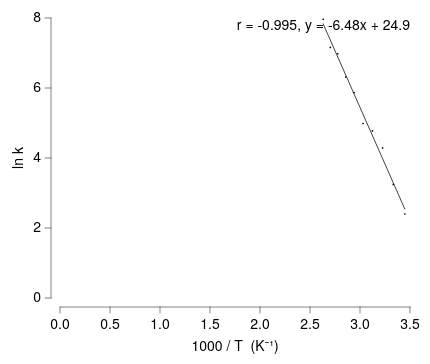

The Vega-Lite source for this figure:
### Vega-Lite specification from a JSON file in a GitHub repository (floating-point values rounded to 4 significant figures)
{"background": null, "config": {"arc": {"fill": "#DBDBDB", "fillOpacity": 1.0, "innerRadius": 35.0, "padAngle": 0.03, "stroke": "black", "strokeOpacity": 1, "strokeWidth": 0.25}, "area": {"fill": "#DBDBDB", "fillOpacity": 1.0, "stroke": "black", "strokeOpacity": 1, "strokeWidth": 0.25}, "axis": {"domain": true, "domainCap": "round", "domainColor": "black", "domainWidth": 0.25, "grid": false, "gridCap": "round", "gridColor": "#F1F1F1", "gridDash": [0, 0], "gridOpacity": 1.0, "gridWidth": 0.25, "labelColor": "black", "labelFont": "Helvetica Neue", "labelFontSize": 7, "labelFontStyle": "normal", "labelFontWeight": 400, "offset": 4.5, "ticks": true, "tickCap": "round", "tickColor": "black", "tickRound": false, "tickSize": 3, "tickWidth": 0.25, "titleColor": "black", "titleFont": "Helvetica Neue", "titleFontSize": 7, "titleFontStyle": "normal", "titleFontWeight": 400}, "axisX": {"domain": true, "labelAlign": "center", "labelAngle": 0, "labels": true, "ticks": true, "translate": 0}, "axisY": {"domain": true, "labelAlign": "right", "labelAngle": 0, "labels": true, "ticks": true, "translate": 0}, "axisRight": {"domain": true, "labelAlign": "left", "labelAngle": 0, "labels": true, "ticks": true, "translate": 0}, "axisTop": {"domain": true, "labelAlign": "center", "labelAngle": 0, "labels": true, "ticks": true, "translate": 0}, "axisBand": {"tickOffset": 0}, "bar": {"fill": "#DBDBDB", "fillOpacity": 1.0, "stroke": "black", "strokeOpacity": 1, "strokeWidth": 0.25}, "boxplot": {"size": 12.6, "ticks": {"cornerRadius": 0.25, "fill": "black", "opacity": 1, "size": 6.3, "thickness": 0.25}, "box": {"fillOpacity": 1.0, "stroke": "black", "strokeOpacity": 1, "strokeWidth": 0.25}, "median": {"cornerRadius": 0, "fill": "black", "fillOpacity": 1.0, "opacity": 1, "size": 12.6, "thickness": 0.25}, "rule": {"fill": "black", "fillOpacity": 1.0, "size": 14.0, "stroke": "black", "strokeDash": [0, 0], "strokeOpacity": 1, "strokeWidth": 0.25}, "outliers": {"color": "black", "fill": "black", "fillOpacity": 1.0, "size": 0, "stroke": "black", "strokeOpacity": 1, "strokeWidth": 0.25}}, "circle": {"fill": "black", "fillOpacity": 1.0, "size": 0.7, "stroke": null, "strokeOpacity": 1, "strokeWidth": 0.25}, "errorband": {"band": {"fillOpacity": 0.6, "stroke": null, "strokeWidth": 0.25, "strokeOpacity": 1}, "borders": {"opacity": 0, "strokeOpacity": 0.25, "strokeWidth": 1}}, "errorbar": {"opacity": 1, "rule": {"strokeDash": [0, 0], "strokeWidth": 0.25}, "ticks": {"color": "black", "cornerRadius": 0.125, "opacity": 1, "size": 8.4, "thickness": 0.25}, "thickness": 0.25}, "font": "Helvetica Neue", "geoshape": {"fill": "#DBDBDB", "fillOpacity": 1.0, "stroke": "black", "strokeOpacity": 1, "strokeWidth": 0.25}, "header": {"labelColor": "black", "labelFont": "Helvetica Neue", "labelFontSize": 7, "labelFontStyle": "normal", "labelFontWeight": 400, "titleColor": "black", "titleFont": "Helvetica Neue", "titleFontSize": 7, "titleFontStyle": "normal", "titleFontWeight": 400, "titlePadding": 0}, "legend": {"disable": false, "offset": 4.5, "titlePadding": 4, "labelOffset": 2, "gradientLabelOffset": 2, "gradientLength": 70.0, "gradientThickness": 7.0, "gradientOpacity": 1.0, "gradientStrokeColor": "black", "gradientStrokeWidth": 0.25, "labelColor": "black", "labelFont": "Helvetica Neue", "labelFontSize": 7, "labelFontStyle": "normal", "labelFontWeight": 400, "strokeColor": "black", "strokeWidth": 0, "symbolSize": 42, "symbolStrokeColor": "black", "symbolStrokeWidth": 0.25, "titleColor": "black", "titleFont": "Helvetica Neue", "titleFontSize": 7, "titleFontStyle": "normal", "titleFontWeight": 400}, "line": {"color": "black", "stroke": "black", "strokeCap": "round", "strokeDash": [0, 0], "strokeOpacity": 1, "strokeWidth": 0.375}, "point": {"filled": true, "fill": "#DBDBDB", "fillOpacity": 1.0, "size": 7.0, "stroke": "black", "strokeOpacity": 1, "strokeWidth": 0.25}, "range": {"category": ["#C6D9F1", "#F1C9CB", "#FEF0B9", "#CEE37A", "#7AA8E0", "#E589A3", "#FDDD5D", "#68B961", "#4177B1", "#C35082", "#E5C227", "#438156"], "diverging": {"scheme": ["#C35082", "#CE6D94", "#D989A7", "#E2A4BA", "#EABFCE", "#F1DBE2", "#F6F6F6", "#D7E0EB", "#B9CBE0", "#9BB6D5", "#7DA1C9", "#5F8CBD", "#4177B1"]}, "heatmap": {"scheme": ["#32022B", "#43044D", "#4C196E", "#4D338C", "#484DA6", "#3A68BB", "#1D83CA", "#1D9CCB", "#23B5C9", "#28CDC5", "#4DE0B4", "#91EE9F"]}, "ordinal": {"scheme": ["#F1F1F1", "#DBDBDB", "#C6C6C6", "#B2B2B2", "#9D9D9D", "#898989", "#767676", "#636363", "#515151", "#404040", "#2F2F2F", "#1F1F1F"]}, "ramp": {"scheme": ["#32022B", "#43044D", "#4C196E", "#4D338C", "#484DA6", "#3A68BB", "#1D83CA", "#1D9CCB", "#23B5C9", "#28CDC5", "#4DE0B4", "#91EE9F"]}}, "rule": {"color": "black", "stroke": "black", "strokeCap": "round", "strokeDash": [2, 2], "strokeOpacity": 1, "strokeWidth": 0.25}, "scale": {"bandPaddingInner": 0.1, "bandPaddingOuter": 0.1, "round": false}, "rect": {"fill": "#DBDBDB", "fillOpacity": 1.0, "stroke": "black", "strokeOpacity": 1, "strokeWidth": 0.25}, "square": {"fill": "#DBDBDB", "fillOpacity": 1.0, "size": 14.0, "stroke": "black", "strokeOpacity": 1, "strokeWidth": 0.25}, "text": {"color": "black", "font": "Helvetica Neue", "fontSize": 7, "fontStyle": "normal", "fontWeight": 400}, "tick": {"color": "black", "cornerRadius": 0.125, "opacity": 1.0, "size": 12.6, "thickness": 0.25}, "title": {"anchor": "middle", "frame": "group", "color": "black", "font": "Helvetica Neue", "fontSize": 7, "fontStyle": "normal", "fontWeight": 400, "subtitleColor": "black", "subtitleFont": "Helvetica Neue", "subtitleFontSize": "Helvetica Neue", "subtitleFontStyle": "normal", "subtitleFontWeight": 400}, "trail": {"color": "black", "opacity": 1, "size": 0.375}, "view": {"continuousWidth": 175, "continuousHeight": 140, "discreteWidth": 175, "discreteHeight": 140, "fill": null, "stroke": null, "strokeWidth": 0.25}}, "layer": [{"data": {"name": "data-c32a1ee410d1b82f5cce1af1e2d18c52"}, "mark": {"type": "circle"}, "encoding": {"x": {"field": "invT", "title": "1000 / T  (K⁻¹)", "type": "quantitative"}, "y": {"field": "lnk", "title": "ln k", "type": "quantitative"}}}, {"layer": [{"data": {"name": "data-b35be26aee424494ba897db68e6627af"}, "mark": {"type": "line"}, "encoding": {"x": {"field": "invT", "type": "quantitative"}, "y": {"field": "lnk", "type": "quantitative"}}}, {"data": {"values": [{"__dysonsphere__": 1}]}, "mark": {"type": "text", "align": "right", "angle": 0, "baseline": "top", "dx": 0, "dy": 0, "fontSize": 7, "opacity": 1.0}, "encoding": {"text": {"value": "r = -0.995, y = -6.48x + 24.9"}, "x": {"value": 175}, "y": {"value": 0}}}], "name": "__dysonsphere_1b942899e0cb3361_1"}], "$schema": "https://vega.github.io/schema/vega-lite/v6.4.1.json", "datasets": {"data-c32a1ee410d1b82f5cce1af1e2d18c52": [{"invT": 3.448, "lnk": 2.4}, {"invT": 3.333, "lnk": 3.246}, {"invT": 3.226, "lnk": 4.288}, {"invT": 3.125, "lnk": 4.774}, {"invT": 3.03, "lnk": 4.986}, {"invT": 2.941, "lnk": 5.871}, {"invT": 2.857, "lnk": 6.315}, {"invT": 2.778, "lnk": 6.979}, {"invT": 2.703, "lnk": 7.16}, {"invT": 2.632, "lnk": 7.963}], "data-b35be26aee424494ba897db68e6627af": [{"invT": 2.632, "lnk": 7.832, "__dysonsphere__": 1}, {"invT": 3.448, "lnk": 2.542, "__dysonsphere__": 1}]}}
